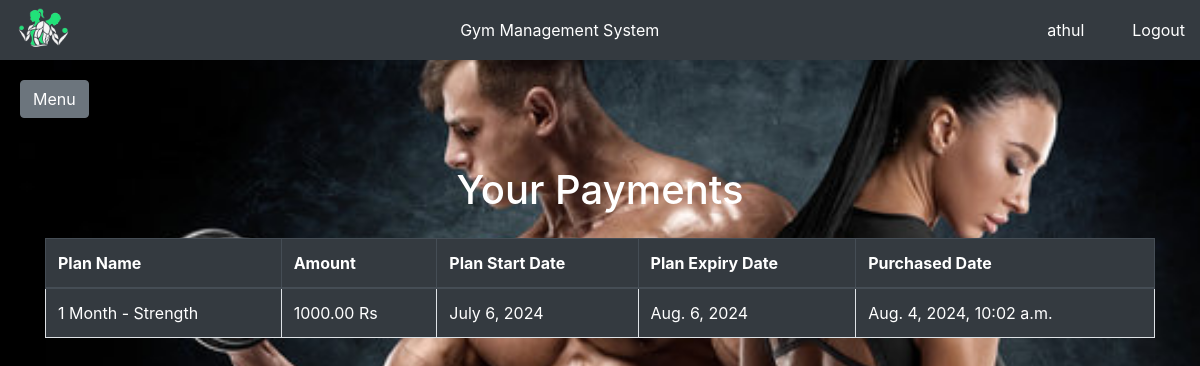
The app's page /payment_list/ (signed in) with its own data.
### memberships/models.py (models this page shows, shortened)
class Payment(models.Model):
    user = models.ForeignKey(User, on_delete=models.CASCADE)
    plan = models.ForeignKey(Plan, on_delete=models.CASCADE)
    amount = models.DecimalField(max_digits=10, decimal_places=2)
    payment_date = models.DateTimeField(auto_now_add=True)
    start_date = models.DateField()
    expiry_date = models.DateField()

class Plan(models.Model):
    name = models.CharField(max_length=100)
    description = models.TextField()
    price = models.DecimalField(max_digits=10, decimal_places=2)
    duration = models.IntegerField(help_text="Duration in months")

### memberships/views.py (the view)
# urls.py: path('payment_list/', views.payment_list, name='payment_list'),
@login_required
def payment_list(request):
    payments = Payment.objects.filter(user=request.user)
    return render(request, 'memberships/payment_list.html', {'payments': payments})

### main/templates/memberships/payment_list.html
{% extends "base.html" %}
{% block content %}
<div class="container mt-5">
    <h1 class="text-center mb-4 text-white">Your Payments</h1>
    <table class="table table-bordered table-hover">
        <thead class="thead-dark">
            <tr>
                <th>Plan Name</th>
                <th>Amount</th>
                <th>Plan Start Date</th>
                <th>Plan Expiry Date</th>
                <th>Purchased Date</th>
            </tr>
        </thead>
        <tbody>
            {% for payment in payments %}
            <tr class="text-white bg-dark">
                <td>{{ payment.plan.name }}</td>
                <td>{{ payment.amount }} Rs</td>
                <td>{{ payment.start_date }}</td>
                <td>{{ payment.expiry_date }}</td>
                <td>{{ payment.payment_date }}</td>
            </tr>
            {% endfor %}
        </tbody>
    </table>
</div>
{% endblock %}

### main/templates/base.html (shortened to what this page needs)
<!DOCTYPE html>
<html>
  <head>
    <link
      href="https://stackpath.bootstrapcdn.com/bootstrap/4.5.2/css/bootstrap.min.css"
      rel="stylesheet"
    />
    {% load static %}
    <link rel="stylesheet" type="text/css" href="{% static 'css/main.css' %}" />
  </head>
  <body>
    <div class="header">
      <a href="{% url 'home' %}">
        <img
          src="{% static 'images/gms_logo.png' %}"
          alt="Logo"
        />
      </a>
      <div class="center">Gym Management System</div>
      <div class="text-white mr-5">{{user.username}}</div>
      <a href="/" class="text-white">Logout</a>
    </div>
    <div class="content" id="content">
      <button
        class="btn btn-secondary"
        id="sidebarCollapse"
        style="margin-top: 60px"
      >
        Menu
      </button>
      {% block content %} {% endblock %}
    </div>
  </body>
</html>

### main/static/css/main.css (style rules this page uses)
.header { height: 60px; background-color: #343a40; color: #ffffff; text-align: center; position: fixed; width: 100%; top: 0; z-index: 1000; display: flex; align-items: center; justify-content: space-between; padding: 0 15px; }
.header img { height: 50px; }
.header .center { flex-grow: 1; text-align: center; }
.content { padding: 20px; }
.content { margin-left: 0; padding: 20px; transition: margin-left 0.3s ease; }

### records on screen
Payment: plan.name "1 Month - Strength", amount "1000.00", start_date "July 6, 2024", expiry_date "Aug. 6, 2024", payment_date "Aug. 4, 2024, 10:02 a.m."

### other values on screen
{{ user.username }} "athul"
